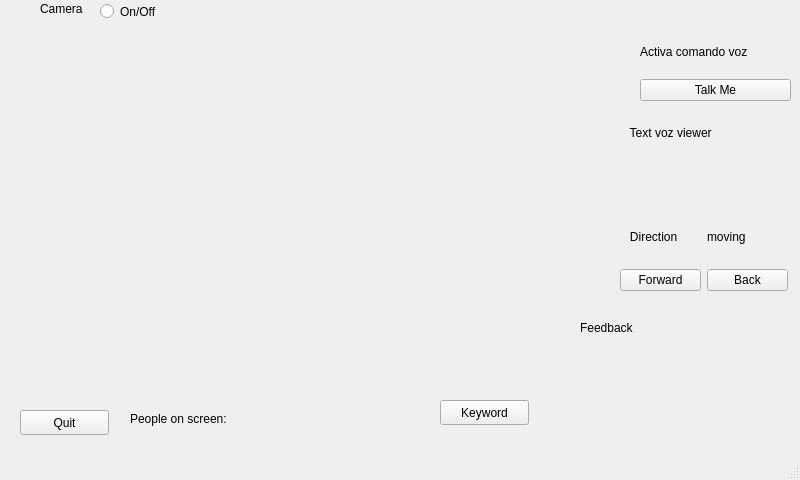
<?xml version="1.0" encoding="UTF-8"?>
<ui version="4.0">
 <class>MainWindow</class>
 <widget class="QMainWindow" name="MainWindow">
  <property name="geometry">
   <rect>
    <x>0</x>
    <y>0</y>
    <width>800</width>
    <height>480</height>
   </rect>
  </property>
  <property name="windowTitle">
   <string>MainWindow</string>
  </property>
  <widget class="QWidget" name="centralwidget">
   <widget class="QWidget" name="gridLayoutWidget">
    <property name="geometry">
     <rect>
      <x>640</x>
      <y>30</y>
      <width>151</width>
      <height>71</height>
     </rect>
    </property>
    <layout class="QGridLayout" name="gridLayout">
     <item row="1" column="0">
      <widget class="QPushButton" name="button_talk">
       <property name="text">
        <string>Talk Me</string>
       </property>
      </widget>
     </item>
     <item row="0" column="0">
      <widget class="QLabel" name="label_3">
       <property name="text">
        <string>Activa comando voz</string>
       </property>
      </widget>
     </item>
    </layout>
   </widget>
   <widget class="QWidget" name="gridLayoutWidget_2">
    <property name="geometry">
     <rect>
      <x>20</x>
      <y>30</y>
      <width>521</width>
      <height>361</height>
     </rect>
    </property>
    <layout class="QGridLayout" name="gridLayout_2">
     <item row="0" column="0">
      <widget class="QLabel" name="camLabel">
       <property name="text">
        <string/>
       </property>
      </widget>
     </item>
    </layout>
   </widget>
   <widget class="QLabel" name="label">
    <property name="geometry">
     <rect>
      <x>40</x>
      <y>0</y>
      <width>67</width>
      <height>17</height>
     </rect>
    </property>
    <property name="text">
     <string>Camera</string>
    </property>
   </widget>
   <widget class="QRadioButton" name="radioButton">
    <property name="geometry">
     <rect>
      <x>100</x>
      <y>0</y>
      <width>112</width>
      <height>23</height>
     </rect>
    </property>
    <property name="text">
     <string>On/Off</string>
    </property>
   </widget>
   <widget class="QWidget" name="gridLayoutWidget_4">
    <property name="geometry">
     <rect>
      <x>620</x>
      <y>210</y>
      <width>168</width>
      <height>81</height>
     </rect>
    </property>
    <layout class="QGridLayout" name="gridLayout_4">
     <item row="1" column="0">
      <widget class="QPushButton" name="button_forward">
       <property name="text">
        <string>Forward</string>
       </property>
      </widget>
     </item>
     <item row="1" column="1">
      <widget class="QPushButton" name="button_back">
       <property name="text">
        <string>Back</string>
       </property>
      </widget>
     </item>
     <item row="0" column="1">
      <widget class="QLabel" name="label_8">
       <property name="text">
        <string>moving</string>
       </property>
      </widget>
     </item>
     <item row="0" column="0">
      <widget class="QLabel" name="label_7">
       <property name="text">
        <string>   Direction</string>
       </property>
      </widget>
     </item>
    </layout>
   </widget>
   <widget class="QWidget" name="verticalLayoutWidget_2">
    <property name="geometry">
     <rect>
      <x>580</x>
      <y>300</y>
      <width>211</width>
      <height>118</height>
     </rect>
    </property>
    <layout class="QVBoxLayout" name="verticalLayout_2">
     <item>
      <widget class="QLabel" name="label_6">
       <property name="text">
        <string>Feedback</string>
       </property>
      </widget>
     </item>
     <item>
      <widget class="QLabel" name="label_feedback">
       <property name="text">
        <string/>
       </property>
      </widget>
     </item>
    </layout>
   </widget>
   <widget class="QWidget" name="verticalLayoutWidget_3">
    <property name="geometry">
     <rect>
      <x>580</x>
      <y>110</y>
      <width>211</width>
      <height>95</height>
     </rect>
    </property>
    <layout class="QVBoxLayout" name="verticalLayout_3">
     <item>
      <widget class="QLabel" name="label_9">
       <property name="text">
        <string>               Text voz viewer</string>
       </property>
      </widget>
     </item>
     <item>
      <widget class="QLabel" name="label_text">
       <property name="text">
        <string/>
       </property>
      </widget>
     </item>
    </layout>
   </widget>
   <widget class="QPushButton" name="pushQuit">
    <property name="geometry">
     <rect>
      <x>20</x>
      <y>410</y>
      <width>89</width>
      <height>25</height>
     </rect>
    </property>
    <property name="text">
     <string>Quit</string>
    </property>
   </widget>
   <widget class="QLabel" name="label_2">
    <property name="geometry">
     <rect>
      <x>130</x>
      <y>410</y>
      <width>131</width>
      <height>17</height>
     </rect>
    </property>
    <property name="text">
     <string>People on screen: </string>
    </property>
   </widget>
   <widget class="QLabel" name="label_people">
    <property name="geometry">
     <rect>
      <x>260</x>
      <y>410</y>
      <width>131</width>
      <height>17</height>
     </rect>
    </property>
    <property name="text">
     <string/>
    </property>
   </widget>
   <widget class="QPushButton" name="keybutton">
    <property name="geometry">
     <rect>
      <x>440</x>
      <y>400</y>
      <width>89</width>
      <height>25</height>
     </rect>
    </property>
    <property name="text">
     <string>Keyword</string>
    </property>
   </widget>
  </widget>
  <widget class="QMenuBar" name="menubar">
   <property name="geometry">
    <rect>
     <x>0</x>
     <y>0</y>
     <width>800</width>
     <height>22</height>
    </rect>
   </property>
  </widget>
  <widget class="QStatusBar" name="statusbar"/>
 </widget>
 <resources/>
 <connections/>
</ui>
